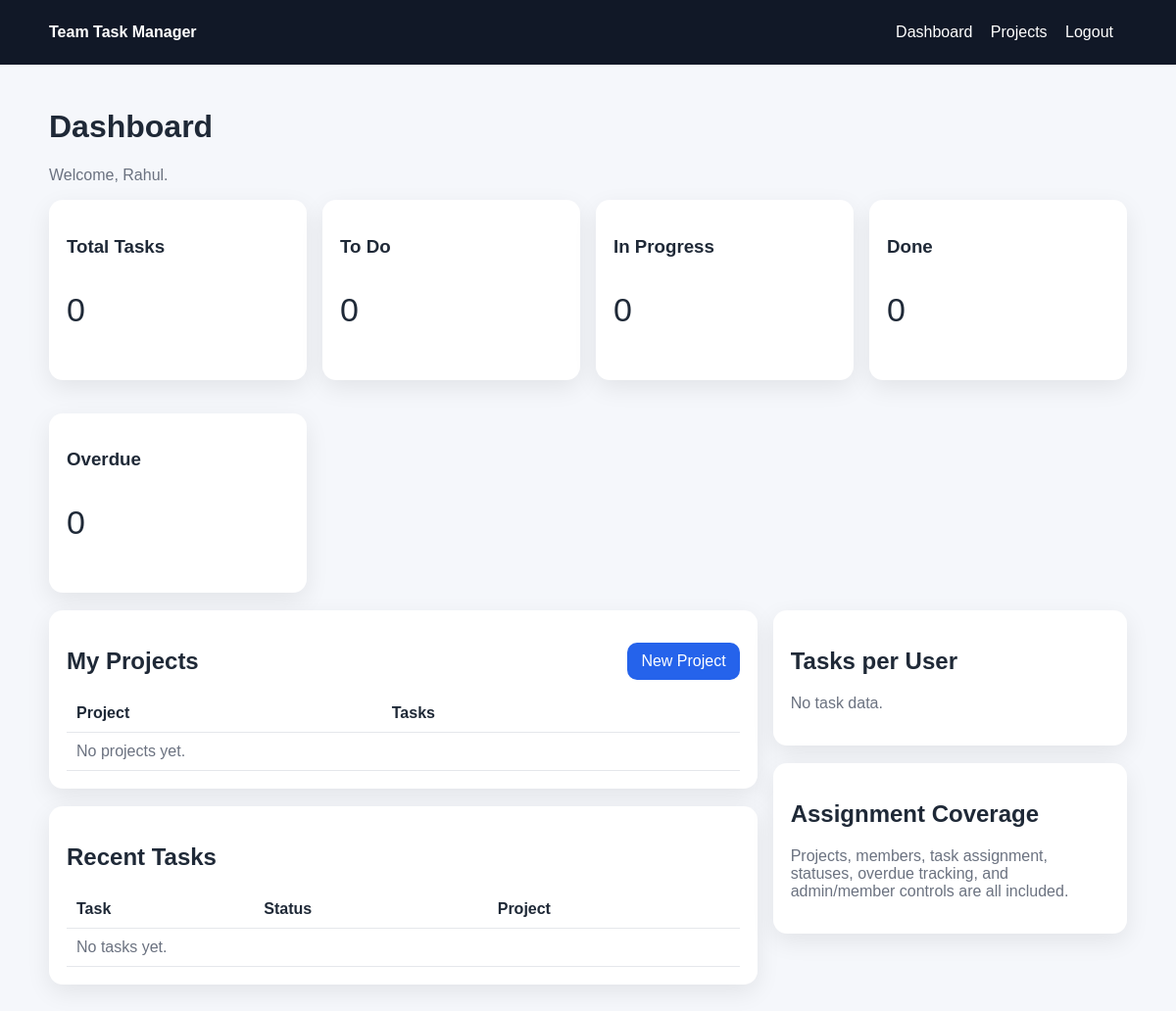
/ (signed in), run on an earlier commit of the app's database.
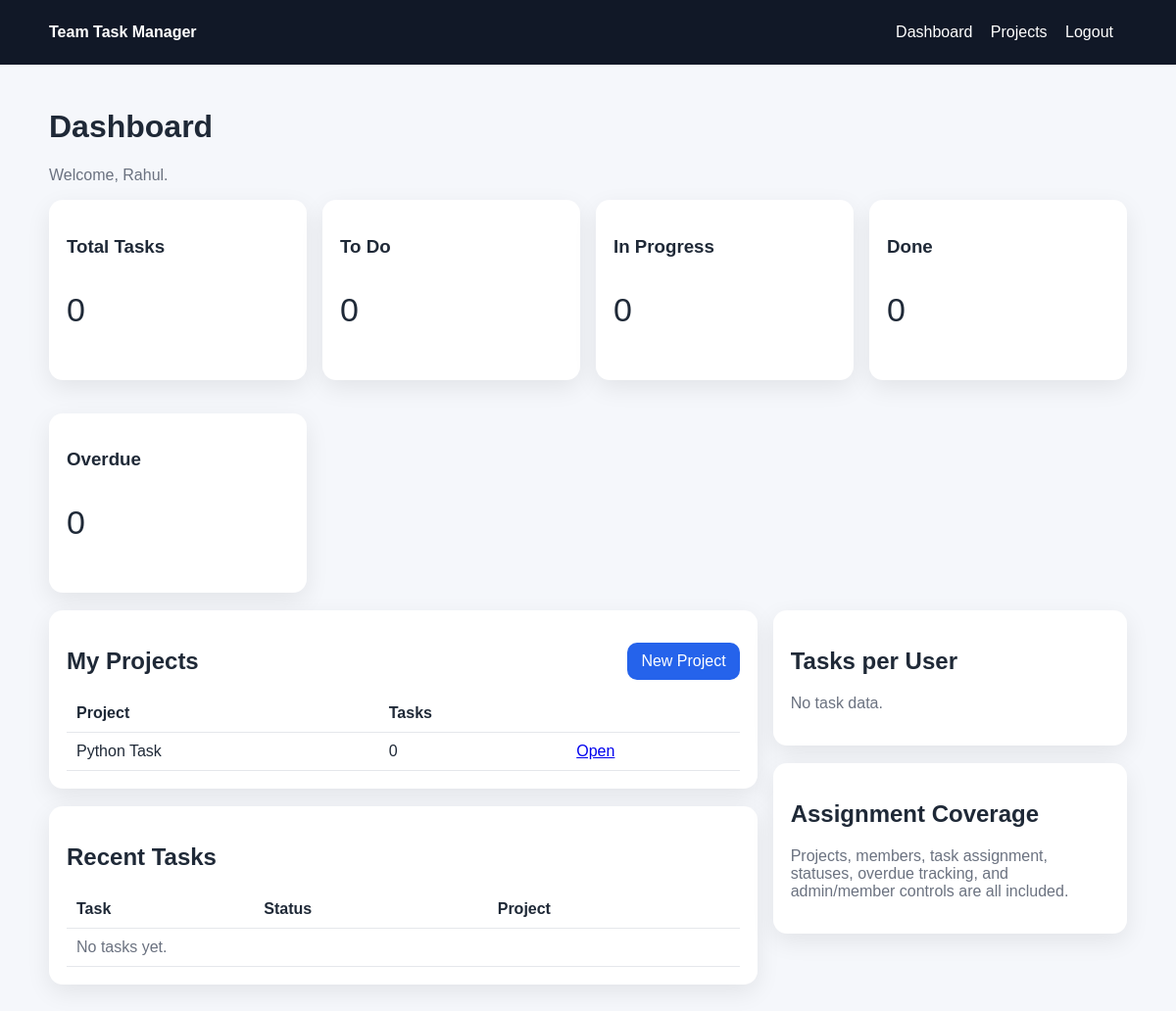
And on a later commit of the database.
### manager/models.py (models this page shows, shortened)
class Project(models.Model):
    name = models.CharField(max_length=120)
    description = models.TextField(blank=True)
    created_by = models.ForeignKey(settings.AUTH_USER_MODEL, on_delete=models.CASCADE, related_name='created_projects')
    created_at = models.DateTimeField(auto_now_add=True)
    class Meta:
        ordering = ['-created_at']

### manager/views.py (the view)
# urls.py: path('', views.dashboard, name='dashboard'),
@login_required
def dashboard(request):
    projects = _user_projects(request.user).annotate(task_count=Count('tasks'))
    if request.user.is_superuser:
        tasks = Task.objects.select_related('project', 'assigned_to').all()
    else:
        tasks = Task.objects.select_related('project', 'assigned_to').filter(Q(project__in=projects) | Q(assigned_to=request.user)).distinct()
    stats = {
        'total_tasks': tasks.count(),
        'todo': tasks.filter(status=Task.STATUS_TODO).count(),
        'in_progress': tasks.filter(status=Task.STATUS_PROGRESS).count(),
        'done': tasks.filter(status=Task.STATUS_DONE).count(),
        'overdue': tasks.filter(due_date__lt=timezone.localdate()).exclude(status=Task.STATUS_DONE).count(),
    }
    tasks_by_user = tasks.values('assigned_to__first_name').annotate(total=Count('id')).order_by('-total')[:10]
    recent_tasks = tasks.order_by('-updated_at')[:5]
    return render(request, 'manager/dashboard.html', {
        'projects': projects,
        'stats': stats,
        'tasks_by_user': tasks_by_user,
        'recent_tasks': recent_tasks,
    })

### manager/views.py (called while the page is built)
def _user_projects(user):
    if user.is_superuser:
        return Project.objects.all()
    return Project.objects.filter(memberships__user=user).distinct()

### manager/templates/manager/dashboard.html (shortened to what this page needs)
{% extends 'manager/base.html' %}
{% block content %}
<h1>Dashboard</h1>
<p class="muted">Welcome, {{ user.first_name|default:user.username }}.</p>
<div class="grid">
  <div class="card"><h3>Total Tasks</h3><p style="font-size:34px;">{{ stats.total_tasks }}</p></div>
  <div class="card"><h3>To Do</h3><p style="font-size:34px;">{{ stats.todo }}</p></div>
  <div class="card"><h3>In Progress</h3><p style="font-size:34px;">{{ stats.in_progress }}</p></div>
  <div class="card"><h3>Done</h3><p style="font-size:34px;">{{ stats.done }}</p></div>
  <div class="card"><h3>Overdue</h3><p style="font-size:34px;">{{ stats.overdue }}</p></div>
</div>
<div class="row">
  <div>
    <div class="card">
      <div style="display:flex;justify-content:space-between;align-items:center;">
        <h2>My Projects</h2>
        <a class="btn" href="{% url 'project_create' %}">New Project</a>
      </div>
      <table>
        <tr><th>Project</th><th>Tasks</th><th></th></tr>
        {% for project in projects %}
        <tr>
          <td>{{ project.name }}</td>
          <td>{{ project.task_count }}</td>
          <td><a href="{% url 'project_detail' project.id %}">Open</a></td>
        </tr>
        {% empty %}
        <tr><td colspan="3" class="muted">No projects yet.</td></tr>
        {% endfor %}
      </table>
    </div>
    <div class="card">
      <h2>Recent Tasks</h2>
      <table>
        <tr><th>Task</th><th>Status</th><th>Project</th></tr>
        {% for task in recent_tasks %}
        <tr>
          <td>{{ task.title }}</td>
          <td><span class="pill">{{ task.status }}</span></td>
          <td>{{ task.project.name }}</td>
        </tr>
        {% empty %}
        <tr><td colspan="3" class="muted">No tasks yet.</td></tr>
        {% endfor %}
      </table>
    </div>
  </div>
  <div>
    <div class="card">
      <h2>Tasks per User</h2>
      {% for item in tasks_by_user %}
        <p>{{ item.assigned_to__first_name|default:'Unassigned' }}: <strong>{{ item.total }}</strong></p>
      {% empty %}
        <p class="muted">No task data.</p>
      {% endfor %}
    </div>
    <div class="card">
      <h2>Assignment Coverage</h2>
      <p class="muted">Projects, members, task assignment, statuses, overdue tracking, and admin/member controls are all included.</p>
    </div>
  </div>
</div>
{% endblock %}

### manager/templates/manager/base.html (shortened to what this page needs)
<!doctype html>
<html lang="en">
<head>
</head>
<body>
  <div class="nav">
    <div class="container">
      <div><strong>Team Task Manager</strong></div>
      <div>
        {% if user.is_authenticated %}
          <a href="{% url 'dashboard' %}">Dashboard</a>
          <a href="{% url 'project_list' %}">Projects</a>
          <a href="{% url 'logout' %}">Logout</a>
        {% else %}
          <a href="{% url 'login' %}">Login</a>
          <a href="{% url 'signup' %}">Signup</a>
        {% endif %}
      </div>
    </div>
  </div>
  <div class="container">
    {% block content %}{% endblock %}
  </div>
</body>
</html>

### manager/templates/manager/base.html (style rules this page uses)
body { font-family: Arial, sans-serif; margin:0; background:#f5f7fb; color:#1f2937; }
.container { max-width:1100px; margin:0 auto; padding:24px; }
.nav { background:#111827; color:white; }
.nav .container { display:flex; justify-content:space-between; align-items:center; gap:16px; }
.nav a { color:white; text-decoration:none; margin-right:14px; }
.card { background:white; border-radius:14px; padding:18px; box-shadow:0 8px 24px rgba(0,0,0,.08); margin-bottom:18px; }
.grid { display:grid; grid-template-columns: repeat(auto-fit, minmax(220px, 1fr)); gap:16px; }
.btn { display:inline-block; background:#2563eb; color:white; padding:10px 14px; border:none; border-radius:10px; text-decoration:none; cursor:pointer; }
table { width:100%; border-collapse:collapse; }
th, td { text-align:left; padding:10px; border-bottom:1px solid #e5e7eb; vertical-align:top; }
.muted { color:#6b7280; }
.row { display:grid; grid-template-columns: 2fr 1fr; gap:16px; }

What changed in the data, as far as the page shows it:
added Project: name "Python Task", task_count "0"
Also different on the page:
text no longer shown: "No projects yet."
